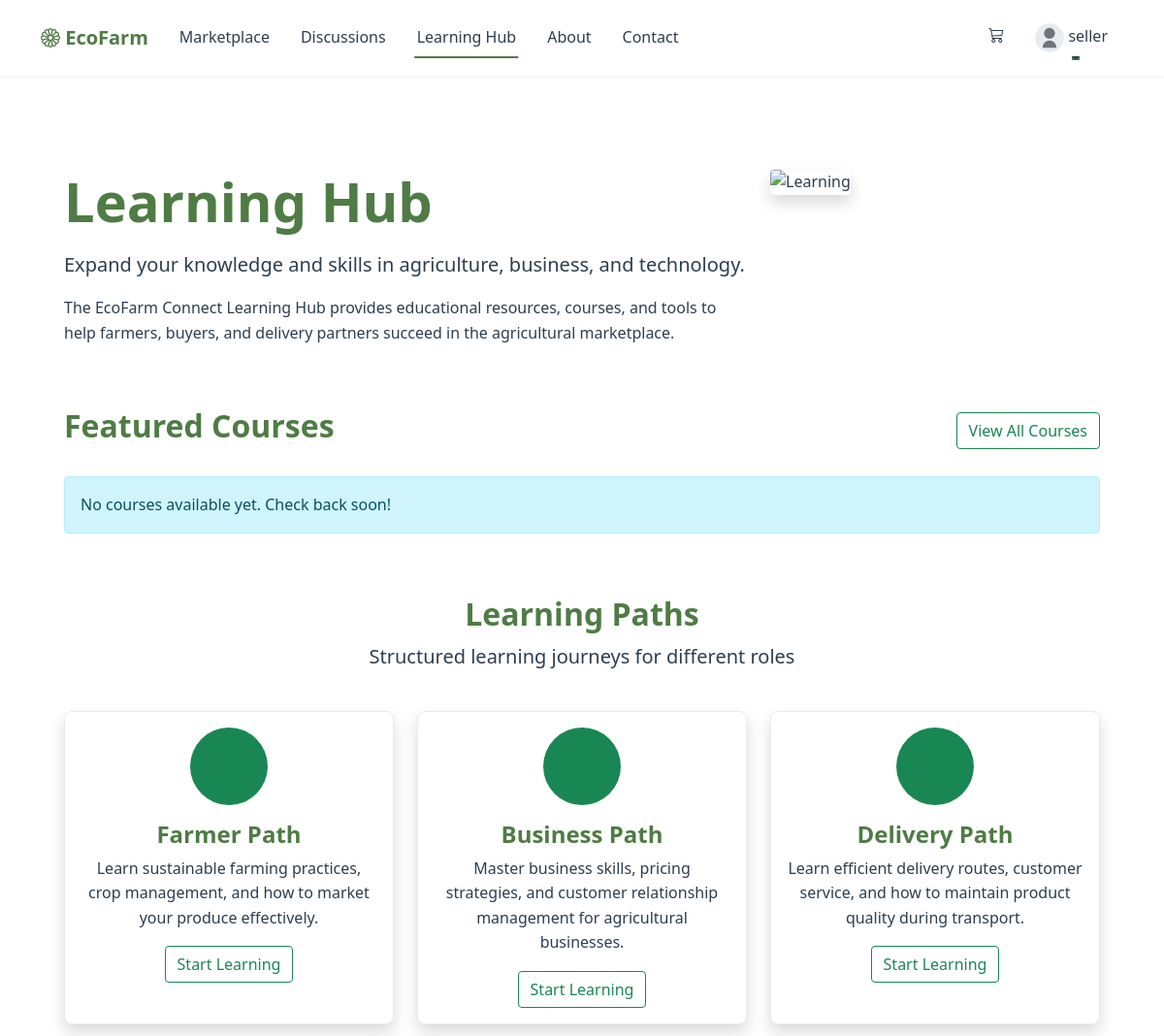
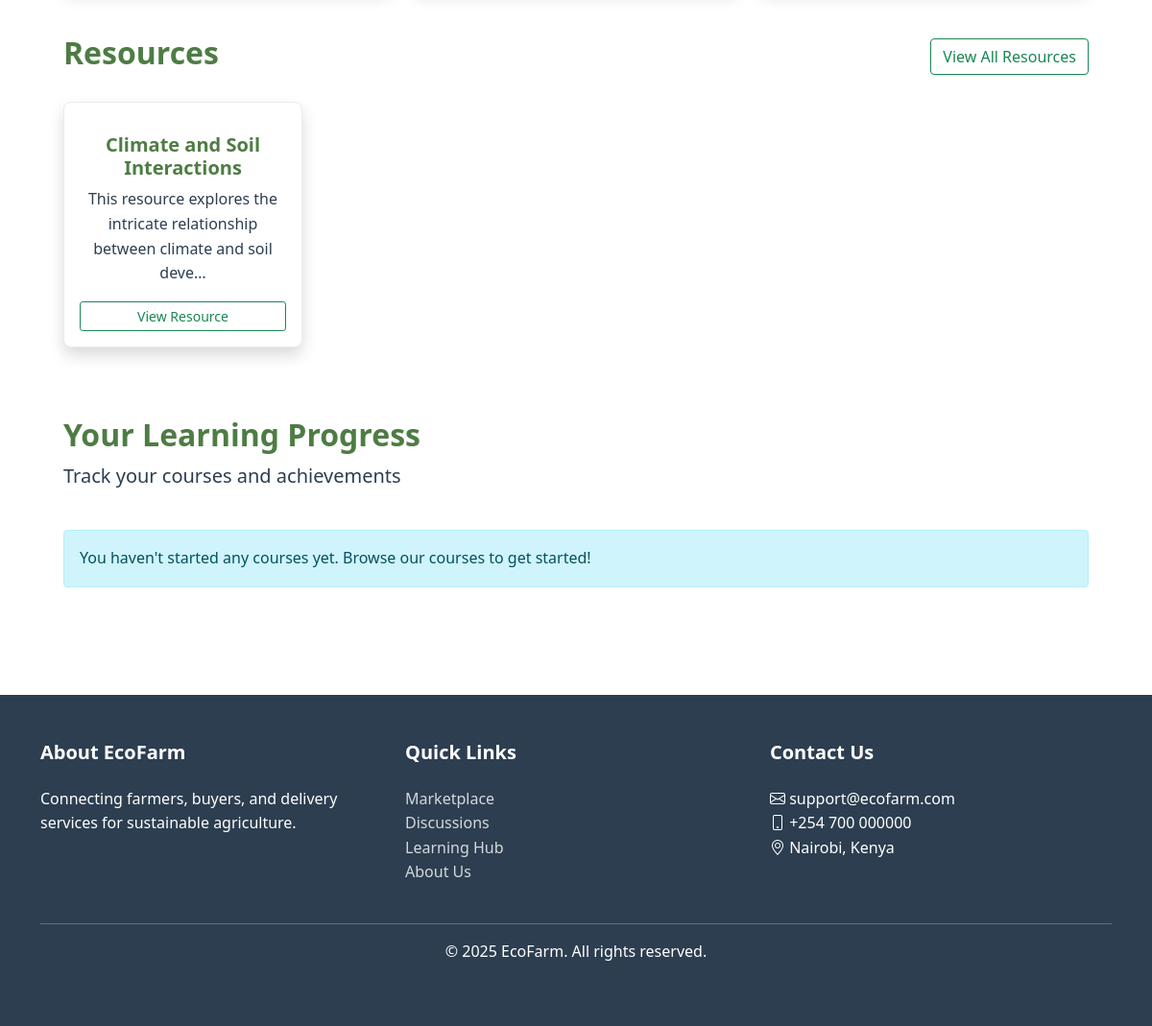
Page /learning-hub/ (signed in) on the committed database (2 pictures, top to bottom).
### connect/models.py (models this page shows, shortened)
class User(AbstractUser):
    class Role(models.TextChoices):
        BUYER = 'buyer', _('Buyer')
        SELLER = 'seller', _('Seller')
        BODA_RIDER = 'boda_rider', _('Boda Rider')
        ADMIN = 'admin', _('Admin')
    role = models.CharField(
        max_length=20,
        choices=Role.choices,
        default=Role.BUYER,
    )
    phone_number = models.CharField(max_length=15, blank=True)
    location = models.CharField(max_length=255, blank=True)
    profile_picture = models.ImageField(upload_to='profile_pics/', blank=True, null=True)
    wishlist = models.ManyToManyField('Product', related_name='wishlisted_by', blank=True)
    friends = models.ManyToManyField('self', symmetrical=True, blank=True)
    following = models.ManyToManyField('self', symmetrical=False, blank=True, related_name='followers')
    bio = models.TextField(max_length=500, blank=True)
    cover_photo = models.ImageField(upload_to='cover_photos/', blank=True, null=True)
    def is_seller(self):
        return self.role == self.Role.SELLER

class Resource(models.Model):
    class ResourceType(models.TextChoices):
        PDF = 'pdf', _('PDF Document')
        VIDEO = 'video', _('Video')
        LINK = 'link', _('External Link')
        TOOL = 'tool', _('Tool or Template')
    title = models.CharField(max_length=200)
    description = models.TextField()
    resource_type = models.CharField(max_length=20, choices=ResourceType.choices)
    file = models.FileField(upload_to='resources/', blank=True, null=True)
    url = models.URLField(blank=True, null=True)
    created_at = models.DateTimeField(auto_now_add=True)
    updated_at = models.DateTimeField(auto_now=True)

### connect/views.py (the view)
# urls.py: path('learning-hub/', views.learning_hub, name='learning_hub'),
def learning_hub(request):
    courses = Course.objects.filter(is_published=True).order_by('-created_at')[:6]
    resources = Resource.objects.order_by('-created_at')[:8]
    learning_progress = None
    if request.user.is_authenticated:
        learning_progress = LearningProgress.objects.filter(user=request.user).order_by('-last_accessed')
    return render(request, 'learning_hub.html', {
        'courses': courses,
        'resources': resources,
        'learning_progress': learning_progress,
    })

### templates/learning_hub.html (shortened to what this page needs)
{% extends 'layout.html' %}
{% load static %}
{% load custom_filters %}
{% block page_content %}
<div class="container py-5">
    <div class="row mb-5">
        <div class="col-md-8">
            <h1 class="display-4 fw-bold mb-3">Learning Hub</h1>
            <p class="lead">Expand your knowledge and skills in agriculture, business, and technology.</p>
            <p>The EcoFarm Connect Learning Hub provides educational resources, courses, and tools to help farmers, buyers, and delivery partners succeed in the agricultural marketplace.</p>
        </div>
        <div class="col-md-4">
            <img src="{% static 'images/learning-hero.jpg' %}" alt="Learning" class="img-fluid rounded shadow">
        </div>
    </div>
    <div class="row mb-5">
        <div class="col-12 d-flex justify-content-between align-items-center mb-4">
            <h2 class="fw-bold">Featured Courses</h2>
            <a href="#" class="btn btn-outline-success">View All Courses</a>
        </div>
        {% if courses %}
            {% for course in courses %}
            <div class="col-md-4 mb-4">
                <div class="card shadow h-100">
                    {% if course.thumbnail %}
                    <img src="{{ course.thumbnail.url }}" class="card-img-top" alt="{{ course.title }}">
                    {% else %}
                    <div class="card-img-top bg-light d-flex align-items-center justify-content-center" style="height: 200px;">
                        <i class="fas fa-graduation-cap fa-4x text-muted"></i>
                    </div>
                    {% endif %}
                    <div class="card-body">
                        <div class="d-flex justify-content-between mb-2">
                            <span class="badge bg-success">{{ course.level|title }}</span>
                            <small class="text-muted">{{ course.modules.count }} modules</small>
                        </div>
                        <h5 class="card-title">{{ course.title }}</h5>
                        <p class="card-text">{{ course.description|truncatechars:100 }}</p>
                        <div class="d-flex justify-content-between align-items-center mt-3">
                            <small class="text-muted">By {{ course.instructor.get_full_name|default:course.instructor.username }}</small>
                            <a href="{% url 'course_details' pk=course.pk %}" class="btn btn-sm btn-outline-success">Learn More</a>
                        </div>
                    </div>
                </div>
            </div>
            {% endfor %}
        {% else %}
            <div class="col-12">
                <div class="alert alert-info">
                    <p class="mb-0">No courses available yet. Check back soon!</p>
                </div>
            </div>
        {% endif %}
    </div>
    <div class="row mb-5">
        <div class="col-12 text-center mb-4">
            <h2 class="fw-bold">Learning Paths</h2>
            <p class="lead">Structured learning journeys for different roles</p>
        </div>
        <div class="col-md-4">
            <div class="card shadow h-100">
                <div class="card-body text-center">
                    <div class="rounded-circle bg-success text-white d-flex align-items-center justify-content-center mx-auto mb-3" style="width: 80px; height: 80px;">
                    </div>
                    <h4>Farmer Path</h4>
                    <p>Learn sustainable farming practices, crop management, and how to market your produce effectively.</p>
                    <a href="#" class="btn btn-outline-success">Start Learning</a>
                </div>
            </div>
        </div>
        <div class="col-md-4">
            <div class="card shadow h-100">
                <div class="card-body text-center">
                    <div class="rounded-circle bg-success text-white d-flex align-items-center justify-content-center mx-auto mb-3" style="width: 80px; height: 80px;">
                    </div>
                    <h4>Business Path</h4>
                    <p>Master business skills, pricing strategies, and customer relationship management for agricultural businesses.</p>
                    <a href="#" class="btn btn-outline-success">Start Learning</a>
                </div>
            </div>
        </div>
        <div class="col-md-4">
            <div class="card shadow h-100">
                <div class="card-body text-center">
                    <div class="rounded-circle bg-success text-white d-flex align-items-center justify-content-center mx-auto mb-3" style="width: 80px; height: 80px;">
                    </div>
                    <h4>Delivery Path</h4>
                    <p>Learn efficient delivery routes, customer service, and how to maintain product quality during transport.</p>
                    <a href="#" class="btn btn-outline-success">Start Learning</a>
                </div>
            </div>
        </div>
    </div>
    <div class="row mb-5">
        <div class="col-12 d-flex justify-content-between align-items-center mb-4">
            <h2 class="fw-bold">Resources</h2>
            <a href="{% url 'resources_list' %}" class="btn btn-outline-success">View All Resources</a>
        </div>
        {% if resources %}
            {% for resource in resources %}
            <div class="col-md-3 mb-4">
                <div class="card shadow h-100">
                    <div class="card-body">
                        <h5 class="card-title text-center">{{ resource.title }}</h5>
                        <p class="card-text text-center">{{ resource.description|truncatechars:80 }}</p>
                        <div class="d-grid">
                            <a href="{% url 'resource_details' pk=resource.pk %}" class="btn btn-sm btn-outline-success">View Resource</a>
                        </div>
                    </div>
                </div>
            </div>
            {% endfor %}
        {% else %}
            <div class="col-12">
                <div class="alert alert-info">
                    <p class="mb-0">No resources available yet. Check back soon!</p>
                </div>
            </div>
        {% endif %}
    </div>
    {% if user.is_authenticated %}
    <div class="row">
        <div class="col-12 mb-4">
            <h2 class="fw-bold">Your Learning Progress</h2>
            <p class="lead">Track your courses and achievements</p>
        </div>
        {% if learning_progress %}
            {% for progress in learning_progress %}
            <div class="col-md-6 mb-4">
                <div class="card shadow h-100">
                    <div class="card-body">
                        <div class="d-flex justify-content-between align-items-center mb-3">
                            <h5 class="card-title mb-0">{{ progress.course.title }}</h5>
                            <span class="badge {% if progress.is_completed %}bg-success{% else %}bg-warning{% endif %}">
                                {% if progress.is_completed %}Completed{% else %}In Progress{% endif %}
                            </span>
                        </div>
                        <div class="progress mb-3" style="height: 10px;">
                            {% with completed_modules=progress.completed_modules.count %}
                            {% with total_modules=progress.course.modules.count %}
                            {% if total_modules > 0 %}
                                <div class="progress-bar bg-success" role="progressbar" style="width: {{ completed_modules|div:total_modules|multiply:100 }}%;"
                                     aria-valuenow="{{ completed_modules|div:total_modules|multiply:100 }}" aria-valuemin="0" aria-valuemax="100"></div>
                            {% else %}
                                <div class="progress-bar bg-success" role="progressbar" style="width: 0%;" aria-valuenow="0" aria-valuemin="0" aria-valuemax="100"></div>
                            {% endif %}
                            {% endwith %}
                            {% endwith %}
                        </div>
                        <div class="d-flex justify-content-between">
                            <small class="text-muted">Last accessed: {{ progress.last_accessed|date:"M d, Y" }}</small>
                            <a href="{% url 'course_details' pk=progress.course.pk %}" class="btn btn-sm btn-success">Continue Learning</a>
                        </div>
                    </div>
                </div>
            </div>
            {% endfor %}
        {% else %}
            <div class="col-12">
                <div class="alert alert-info">
                    <p class="mb-0">You haven't started any courses yet. Browse our courses to get started!</p>
                </div>
            </div>
        {% endif %}
    </div>
    {% endif %}
</div>
{% endblock %}

### templates/base.html (shortened to what this page needs)
{% load static %}
<!DOCTYPE html>
<html lang="en">
<head>
    <link href="https://cdn.jsdelivr.net/npm/bootstrap@5.1.3/dist/css/bootstrap.min.css" rel="stylesheet">
    <link rel="stylesheet" href="https://cdn.jsdelivr.net/npm/bootstrap-icons@1.8.1/font/bootstrap-icons.css">
    <link rel="stylesheet" href="{% static 'css/custom.css' %}">
</head>
<body>
    <nav class="navbar navbar-expand-lg sticky-top">
        <div class="container">
            <a class="navbar-brand" href="{% url 'home' %}">
                <i class="bi bi-flower1"></i> EcoFarm
            </a>
            <div class="collapse navbar-collapse" id="navbarNav">
                <ul class="navbar-nav me-auto">
                    <li class="nav-item">
                        <a class="nav-link {% if request.resolver_match.url_name == 'marketplace' %}active{% endif %}"
                           href="{% url 'marketplace' %}">Marketplace</a>
                    </li>
                    <li class="nav-item">
                        <a class="nav-link {% if request.resolver_match.url_name == 'discussions' %}active{% endif %}"
                           href="{% url 'discussions' %}">Discussions</a>
                    </li>
                    <li class="nav-item">
                        <a class="nav-link {% if request.resolver_match.url_name == 'learning_hub' %}active{% endif %}"
                           href="{% url 'learning_hub' %}">Learning Hub</a>
                    </li>
                    <li class="nav-item">
                        <a class="nav-link {% if request.resolver_match.url_name == 'about' %}active{% endif %}"
                           href="{% url 'about' %}">About</a>
                    </li>
                    <li class="nav-item">
                        <a class="nav-link {% if request.resolver_match.url_name == 'contact' %}active{% endif %}"
                           href="{% url 'contact' %}">Contact</a>
                    </li>
                </ul>
                <ul class="navbar-nav">
                    {% if user.is_authenticated %}
                    <li class="nav-item">
                        <a class="nav-link" href="{% url 'cart' %}">
                            <i class="bi bi-cart3"></i>
                        </a>
                    </li>
                    <li class="nav-item dropdown">
                        <a class="nav-link dropdown-toggle" href="#" id="userDropdown" role="button" data-bs-toggle="dropdown" aria-expanded="false">
                            <img src="{% if user.profile_picture %}{{ user.profile_picture.url }}{% else %}{% static 'images/default-profile.svg' %}{% endif %}"
                                 alt="{{ user.get_full_name }}" class="rounded-circle" style="width: 30px; height: 30px; object-fit: cover;">
                            {{ user.get_full_name|default:user.username }}
                        </a>
                    </li>
                    {% endif %}
                </ul>
            </div>
        </div>
    </nav>
    <main class="py-4">
        {% block content %}{% endblock %}
    </main>
    <footer class="footer mt-auto">
        <div class="container">
            <div class="row">
                <div class="col-md-4">
                    <h5>About EcoFarm</h5>
                    <p>Connecting farmers, buyers, and delivery services for sustainable agriculture.</p>
                </div>
                <div class="col-md-4">
                    <h5>Quick Links</h5>
                    <ul class="list-unstyled">
                        <li><a href="{% url 'marketplace' %}">Marketplace</a></li>
                        <li><a href="{% url 'discussions' %}">Discussions</a></li>
                        <li><a href="{% url 'learning_hub' %}">Learning Hub</a></li>
                        <li><a href="{% url 'about' %}">About Us</a></li>
                    </ul>
                </div>
                <div class="col-md-4">
                    <h5>Contact Us</h5>
                    <ul class="list-unstyled">
                        <li><i class="bi bi-envelope"></i> support@ecofarm.com</li>
                        <li><i class="bi bi-phone"></i> +254 700 000000</li>
                        <li><i class="bi bi-geo-alt"></i> Nairobi, Kenya</li>
                    </ul>
                </div>
            </div>
            <hr class="mt-4">
            <div class="text-center">
                <p>&copy; {% now "Y" %} EcoFarm. All rights reserved.</p>
            </div>
        </div>
    </footer>
</body>
</html>

### rows in the picture
User: get_full_name "seller"
Resource: title "Climate and Soil Interactions", description "This resource explores the intricate relationship between climate and soil deve…"
